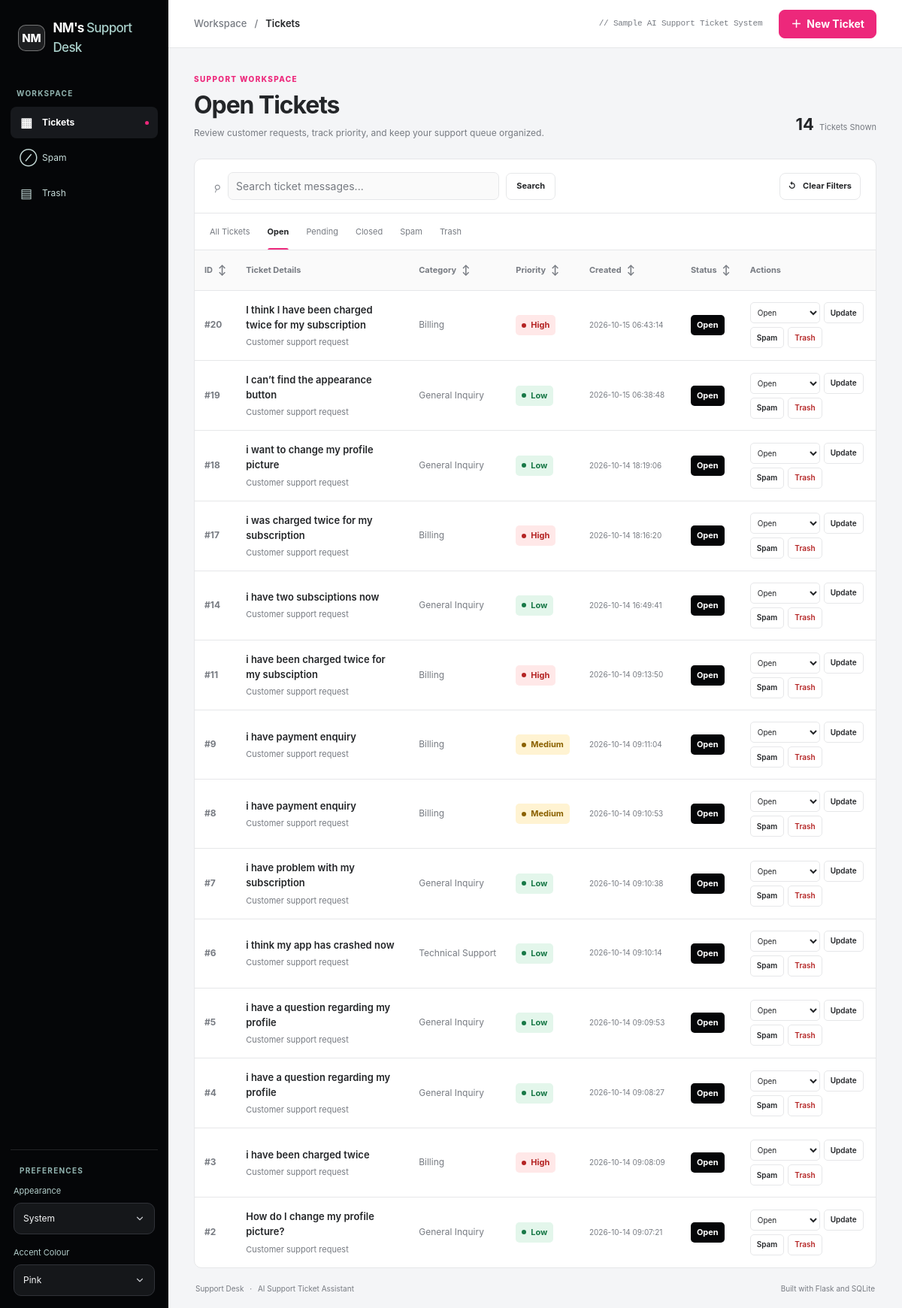
Before: /?status=Open&search= with the older database file.
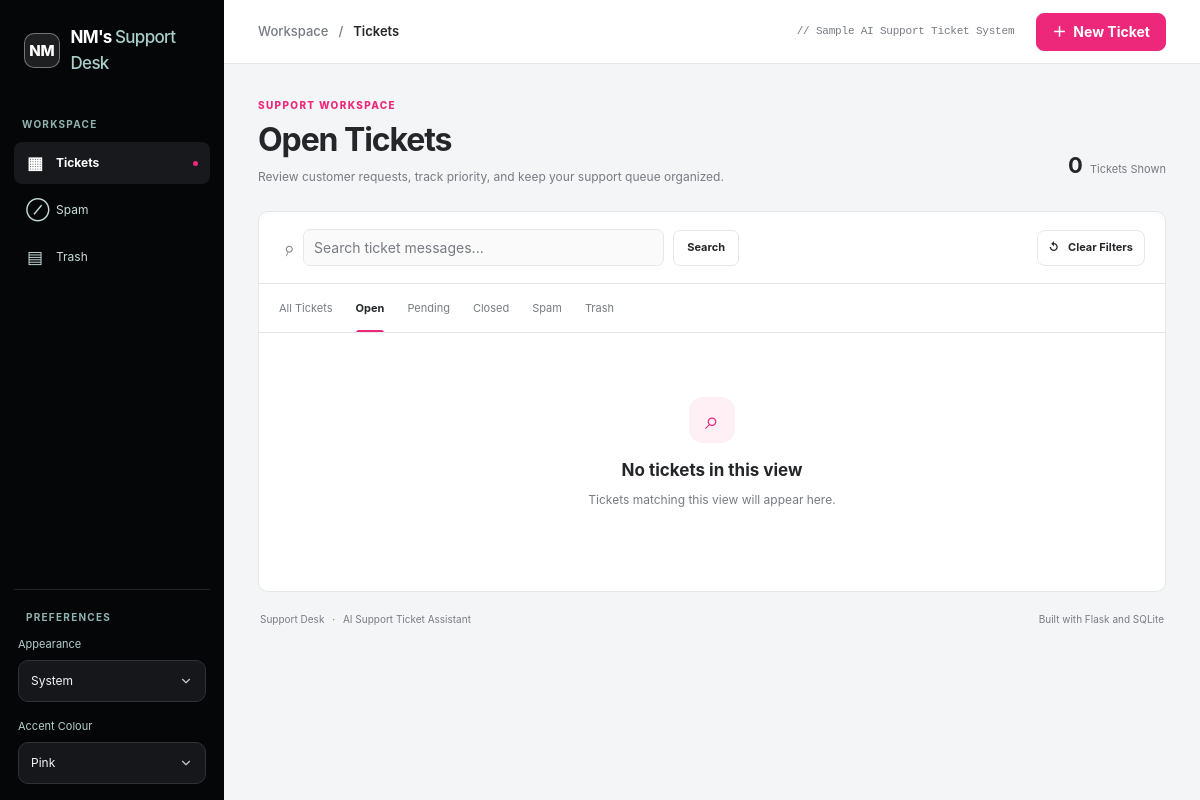
After: the same page with the newer database file.
### tables this page shows
CREATE TABLE tickets (
                id INTEGER PRIMARY KEY AUTOINCREMENT,
                message TEXT NOT NULL,
                category TEXT NOT NULL,
                priority TEXT NOT NULL,
                created_at TIMESTAMP DEFAULT CURRENT_TIMESTAMP
            , status TEXT NOT NULL DEFAULT 'Open', is_spam INTEGER NOT NULL DEFAULT 0, is_trashed INTEGER NOT NULL DEFAULT 0);

### app.py (the view)
@app.route("/")
def home():
    search = request.args.get("search", "").strip()
    status = request.args.get("status", "").strip() or None
    view = request.args.get("view", "all").strip()
    valid_statuses = {"Open", "Pending", "Closed"}
    valid_views = {"all", "spam", "trash"}
    if status not in valid_statuses:
        status = None
    if view not in valid_views:
        view = "all"
    tickets = get_all_tickets(
        search=search,
        status=status,
        view=view,
    )
    return render_template(
        "index.html",
        tickets=tickets,
        search=search,
        status=status or "",
        view=view,
        message=request.args.get("message"),
        category=request.args.get("category"),
        priority=request.args.get("priority"),
        summary=request.args.get("summary"),
        suggested_response=request.args.get("suggested_response"),
        error=request.args.get("error"),
    )

### database.py (called while the page is built)
def get_connection():
    connection = sqlite3.connect(DATABASE_NAME)
    connection.row_factory = sqlite3.Row
    return connection

### templates/index.html (shortened to what this page needs)
<!DOCTYPE html>
<html lang="en">
<head>
    <link rel="stylesheet" href="{{ url_for('static', filename='style.css') }}">
</head>
<body data-open-ticket-dialog="{{ 'true' if error else 'false' }}">
    <div class="app-layout">
        <aside class="sidebar" id="sidebar" aria-label="Main navigation">
            <a class="sidebar-brand" href="{{ url_for('home') }}" aria-label="Support Desk home">
                <span class="brand-mark" aria-hidden="true">NM</span>
                <span class="brand-name">NM's <span>Support Desk</span></span>
            </a>
            <div class="sidebar-section-label">WORKSPACE</div>
            <nav class="sidebar-nav">
                <a class="nav-link {% if view == 'all' %}active{% endif %}"
                   href="{{ url_for('home') }}">
                    <span class="nav-icon" aria-hidden="true">▦</span><span>Tickets</span>
                    {% if view == 'all' %}<span class="nav-indicator"></span>{% endif %}
                </a>
                <a class="nav-link {% if view == 'spam' %}active{% endif %}"
                   href="{{ url_for('home', view='spam') }}">
                    <span class="nav-icon" aria-hidden="true">⊘</span><span>Spam</span>
                </a>
                <a class="nav-link {% if view == 'trash' %}active{% endif %}"
                   href="{{ url_for('home', view='trash') }}">
                    <span class="nav-icon" aria-hidden="true">▤</span><span>Trash</span>
                </a>
            </nav>
            <div class="sidebar-bottom">
                <div class="sidebar-section-label">PREFERENCES</div>
                <label class="theme-label" for="theme-select">Appearance</label>
                <select id="theme-select" aria-label="Choose appearance" class="theme-select">
                    <option value="system">System</option>
                </select>
                <label class="theme-label accent-label" for="accent-select">Accent Colour</label>
                <select id="accent-select" aria-label="Choose accent colour" class="theme-select accent-select">
                    <option value="pink">Pink</option>
                </select>
            </div>
        </aside>
        <main class="main-area">
            <header class="topbar">
                <div class="topbar-context">
                    <span class="breadcrumb-muted">Workspace</span>
                    <span class="breadcrumb-divider">/</span>
                    <span>{% if view == 'spam' %}Spam{% elif view == 'trash' %}Trash{% else %}Tickets{% endif %}</span>
                </div>
                <div class="topbar-actions">
                    <span class="workspace-status sample-system-label">// Sample AI Support Ticket System</span>
                    <button type="button" class="primary-button new-ticket-button" id="new-ticket-button">
                        <span aria-hidden="true">＋</span> New Ticket
                    </button>
                </div>
            </header>
            <div class="content-area">
                <section class="page-heading">
                    <div>
                        <p class="eyebrow">SUPPORT WORKSPACE</p>
                        <h1>
                            {% if view == 'spam' %}Spam
                            {% elif view == 'trash' %}Trash
                            {% elif status %}{{ status }} Tickets
                            {% else %}Tickets{% endif %}
                        </h1>
                        <p class="page-description">Review customer requests, track priority, and keep your support queue organized.</p>
                    </div>
                    <div class="heading-count">
                        <strong>{{ tickets|length }}</strong>
                        <span>{% if tickets|length == 1 %}Ticket{% else %}Tickets{% endif %} Shown</span>
                    </div>
                </section>
                <section class="ticket-workspace" aria-label="Ticket management">
                    <div class="workspace-toolbar">
                        <form action="{{ url_for('home') }}" method="GET" class="search-form">
                            <span class="search-icon" aria-hidden="true">⌕</span>
                            <input type="search" name="search" value="{{ search }}"
                                   placeholder="Search ticket messages..." aria-label="Search ticket messages">
                            <button type="submit" class="search-button">Search</button>
                        </form>
                        <div class="toolbar-right">
                            <a class="filter-button clear-filters-button"
                               href="{{ url_for('home', view=view) }}">
                                <span aria-hidden="true">↺</span> Clear Filters
                            </a>
                        </div>
                    </div>
                    <nav class="ticket-tabs" aria-label="Ticket filters">
                        <a href="{{ url_for('home', search=search) }}"
                           {% if view == 'all' and not status %}aria-current="page"{% endif %}>All Tickets</a>
                        {% for filter_status in ['Open', 'Pending', 'Closed'] %}
                        <a href="{{ url_for('home', status=filter_status, search=search) }}"
                           {% if view == 'all' and status == filter_status %}aria-current="page"{% endif %}>{{ filter_status }}</a>
                        {% endfor %}
                        <a href="{{ url_for('home', view='spam', search=search) }}"
                           {% if view == 'spam' %}aria-current="page"{% endif %}>Spam</a>
                        <a href="{{ url_for('home', view='trash', search=search) }}"
                           {% if view == 'trash' %}aria-current="page"{% endif %}>Trash</a>
                    </nav>
                    {% if tickets %}
                    <div class="table-wrapper">
                        <table>
                            <thead>
                                <tr>
                                    <th scope="col" class="id-column"><button type="button" class="sort-button" data-sort="id">ID <span class="sort-indicator">↕</span></button></th>
                                    <th scope="col"><span class="actions-heading">Ticket Details</span></th>
                                    <th scope="col"><button type="button" class="sort-button" data-sort="category">Category <span class="sort-indicator">↕</span></button></th>
                                    <th scope="col"><button type="button" class="sort-button" data-sort="priority">Priority <span class="sort-indicator">↕</span></button></th>
                                    <th scope="col"><button type="button" class="sort-button" data-sort="created">Created <span class="sort-indicator">↕</span></button></th>
                                    <th scope="col"><button type="button" class="sort-button" data-sort="status">Status <span class="sort-indicator">↕</span></button></th>
                                    <th scope="col" class="actions-column"><span class="actions-heading">Actions</span></th>
                                </tr>
                            </thead>
                            <tbody>
                                {% for ticket in tickets %}
                                <tr>
                                    <td class="ticket-id" data-value="{{ ticket.id }}">#{{ ticket.id }}</td>
                                    <td class="ticket-message-cell" data-value="{{ ticket.message|e }}">
                                        <div class="ticket-message-title">{{ ticket.message }}</div>
                                        <div class="ticket-subtitle">Customer support request</div>
                                    </td>
                                    <td data-value="{{ ticket.category }}"><span class="category-label">{{ ticket.category }}</span></td>
                                    <td data-value="{{ ticket.priority }}">
                                        <span class="priority-badge {% if ticket.priority == 'High' %}priority-high{% elif ticket.priority == 'Medium' %}priority-medium{% else %}priority-low{% endif %}">
                                            <span class="priority-dot"></span>{{ ticket.priority }}
                                        </span>
                                    </td>
                                    <td class="date-cell" data-value="{{ ticket.created_at }}">{{ ticket.created_at }}</td>
                                    <td data-value="{{ ticket.status }}">
                                        <span class="status-badge {% if ticket.status == 'Open' %}status-open{% elif ticket.status == 'Pending' %}status-pending{% else %}status-closed{% endif %}">
                                            {{ ticket.status }}
                                        </span>
                                    </td>
                                    <td class="ticket-actions">
                                        {% if view == 'trash' %}
                                        <form action="{{ url_for('restore_trashed_ticket', ticket_id=ticket.id) }}" method="POST">
                                            <button type="submit" class="table-action restore-action">Restore</button>
                                        </form>
                                        {% else %}
                                        <form action="{{ url_for('change_ticket_status', ticket_id=ticket.id) }}" method="POST" class="status-update-form">
                                            <select name="status" aria-label="Status for ticket {{ ticket.id }}">
                                                {% for option in ['Open', 'Pending', 'Closed'] %}
                                                <option value="{{ option }}" {% if ticket.status == option %}selected{% endif %}>{{ option }}</option>
                                                {% endfor %}
                                            </select>
                                            <button type="submit" class="table-action">Update</button>
                                        </form>
                                        <div class="secondary-actions">
                                            <form action="{{ url_for('mark_ticket_spam', ticket_id=ticket.id) }}" method="POST">
                                                <button type="submit" class="table-action">Spam</button>
                                            </form>
                                            <form action="{{ url_for('trash_ticket', ticket_id=ticket.id) }}" method="POST">
                                                <button type="submit" class="table-action danger-action">Trash</button>
                                            </form>
                                        </div>
                                        {% endif %}
                                    </td>
                                </tr>
                                {% endfor %}
                            </tbody>
                        </table>
                    </div>
                    {% else %}
                    <div class="empty-state">
                        <div class="empty-state-icon" aria-hidden="true">⌕</div>
                        <h2>
                            {% if search %}No matching tickets
                            {% elif view == 'spam' %}No spam tickets
                            {% elif view == 'trash' %}Trash is empty
                            {% else %}No tickets in this view{% endif %}
                        </h2>
                        <p>{% if search %}Try another search term or clear your search.{% else %}Tickets matching this view will appear here.{% endif %}</p>
                    </div>
                    {% endif %}
                </section>
                <footer class="app-footer">
                    <span>Support Desk <span class="footer-separator">·</span> AI Support Ticket Assistant</span>
                    <span>Built with Flask and SQLite</span>
                </footer>
            </div>
        </main>
    </div>
</body>
</html>

Changed rows visible on the page:
removed tickets: id "20", message "I think I have been charged twice for my subscription", category "Billing", priority "High", created_at "2026-10-15 06:43:14", status "Open"
removed tickets: id "19", message "I can’t find the appearance button", category "General Inquiry", priority "Low", created_at "2026-10-15 06:38:48", status "Open"
removed tickets: id "18", message "i want to change my profile picture", category "General Inquiry", priority "Low", created_at "2026-10-14 18:19:06", status "Open"
removed tickets: id "17", message "i was charged twice for my subscription", category "Billing", priority "High", created_at "2026-10-14 18:16:20", status "Open"
removed tickets: id "14", message "i have two subsciptions now", category "General Inquiry", priority "Low", created_at "2026-10-14 16:49:41", status "Open"
removed tickets: id "11", message "i have been charged twice for my subsciption", category "Billing", priority "High", created_at "2026-10-14 09:13:50", status "Open"
removed tickets: id "9", message "i have payment enquiry", category "Billing", priority "Medium", created_at "2026-10-14 09:11:04", status "Open"
removed tickets: id "8", message "i have payment enquiry", category "Billing", priority "Medium", created_at "2026-10-14 09:10:53", status "Open"
removed tickets: id "7", message "i have problem with my subscription", category "General Inquiry", priority "Low", created_at "2026-10-14 09:10:38", status "Open"
removed tickets: id "6", message "i think my app has crashed now", category "Technical Support", priority "Low", created_at "2026-10-14 09:10:14", status "Open"
removed tickets: id "5", message "i have a question regarding my profile", category "General Inquiry", priority "Low", created_at "2026-10-14 09:09:53", status "Open"
removed tickets: id "4", message "i have a question regarding my profile", category "General Inquiry", priority "Low", created_at "2026-10-14 09:08:27", status "Open"
removed tickets: id "3", message "i have been charged twice", category "Billing", priority "High", created_at "2026-10-14 09:08:09", status "Open"
removed tickets: id "2", message "How do I change my profile picture?", category "General Inquiry", priority "Low", created_at "2026-10-14 09:07:21", status "Open"
Other visible differences:
{{ tickets|length }}: "14" → "0"
text no longer shown: "ID ↕ Ticket Details Category ↕ Priority ↕ Created ↕ Status ↕ Actions"
text now shown: "⌕ No tickets in this view Tickets matching this view will appear here."
